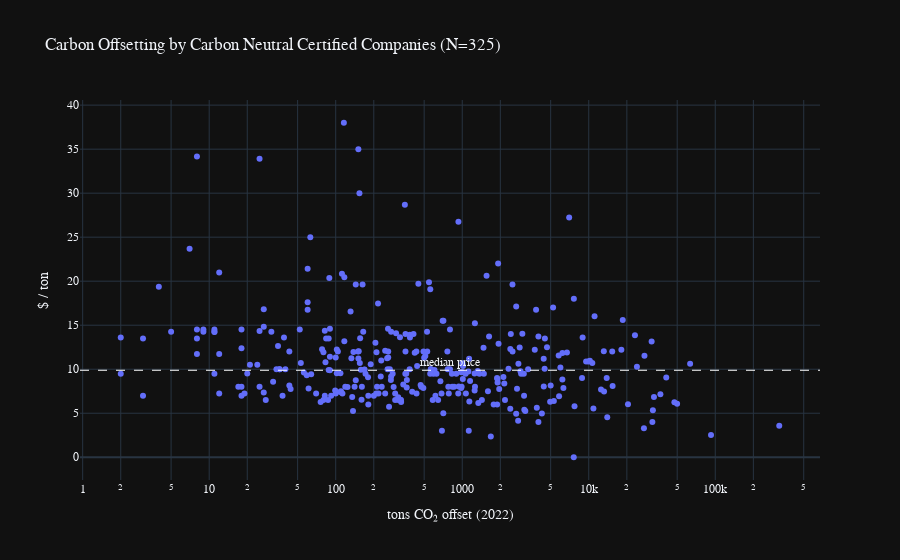

Notebook code cell kept with this figure:
### Code cell
median = df.price_per_ton.median()
fig = px.scatter(
  df,
  x="total_offsets_tons_co2",
  y="price_per_ton",
  title=f"Carbon Offsetting by Carbon Neutral Certified Companies (N={len(df)})",
  labels={"price_per_ton": "$ / ton", "total_offsets_tons_co2": "tons CO₂ offset (2022)"},
  log_x=True,
  template="plotly_dark",
  hover_data=["name"]
)
fig.add_hline(y=median, line_width=1, line_dash="dash", line_color="white", label=dict(text="median price", textposition="top right"))
fig.update_layout(
  font_family="Proxima Nova",
  title_font_family="Proxima Nova",
)
fig.show()

### Figure 1 — Plotly figure (JSON) as saved in the notebook; plotly's stock layout.template omitted (floating-point values rounded to 4 significant figures; data arrays with more than 128 entries replaced by an {"elided": "..."} marker saying what was removed)
{"data": [{"customdata": {"elided": "325x1 str values"}, "hovertemplate": "tons CO₂ offset (2022)=%{x}<br>$ / ton=%{y}<br>name=%{customdata[0]}<extra></extra>", "legendgroup": "", "marker": {"color": "#636efa", "symbol": "circle"}, "mode": "markers", "name": "", "orientation": "v", "showlegend": false, "type": "scatter", "x": {"elided": "325 int values"}, "xaxis": "x", "y": {"elided": "325 float values"}, "yaxis": "y"}], "layout": {"font": {"family": "Proxima Nova"}, "legend": {"tracegroupgap": 0}, "shapes": [{"label": {"text": "median price", "textposition": "top right"}, "line": {"color": "white", "dash": "dash", "width": 1}, "type": "line", "x0": 0, "x1": 1, "xref": "x domain", "y0": 9.883, "y1": 9.883, "yref": "y"}], "title": {"font": {"family": "Proxima Nova"}, "text": "Carbon Offsetting by Carbon Neutral Certified Companies (N=325)"}, "xaxis": {"anchor": "y", "domain": [0, 1], "title": {"text": "tons CO₂ offset (2022)"}, "type": "log"}, "yaxis": {"anchor": "x", "domain": [0, 1], "title": {"text": "$ / ton"}}}}
